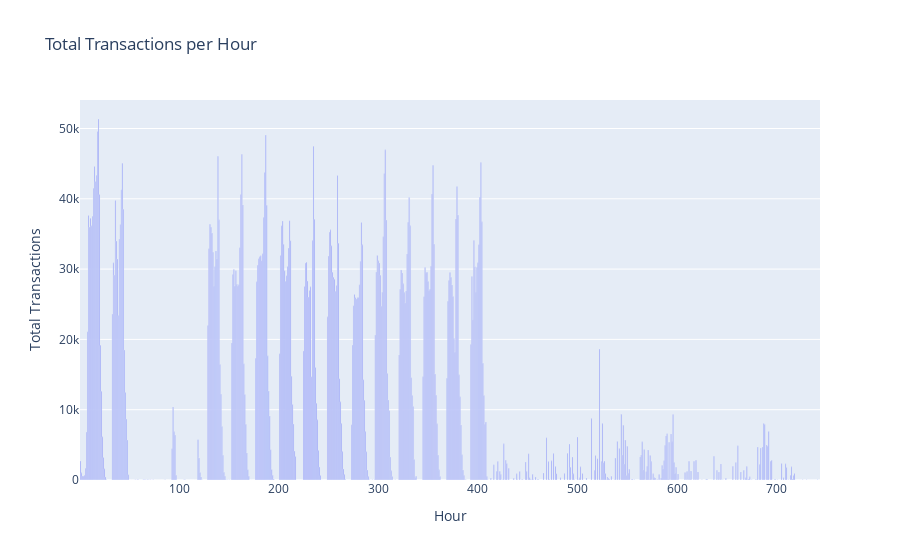
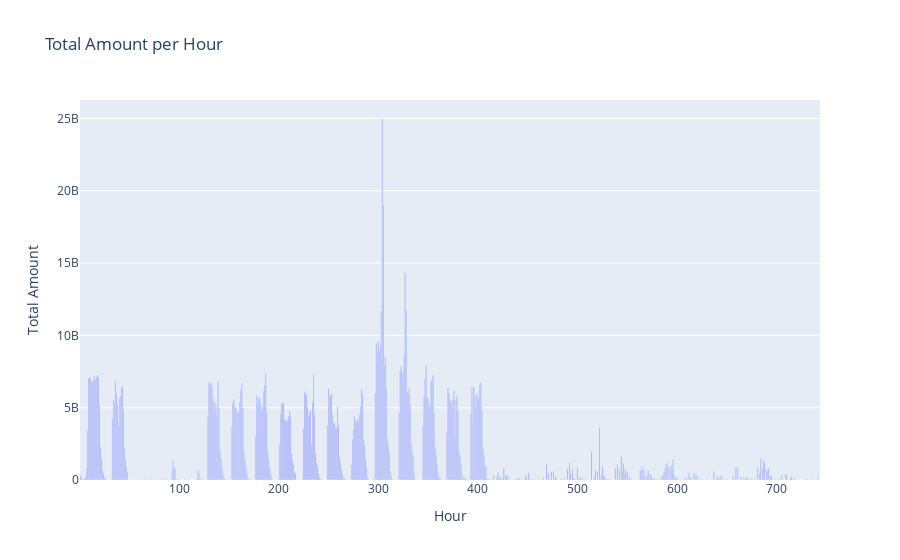

Here is the notebook cell these charts were saved with, in order:
### Code cell
# Convert to Pandas DataFrame for visualization
hourly_summary_pd = hourly_summary.toPandas()

# Create a bar chart for total transactions
fig_transactions = px.bar(hourly_summary_pd, x='step', y='total_transactions',
                          title='Total Transactions per Hour',
                          labels={'step': 'Hour', 'total_transactions': 'Total Transactions'})

# Create a bar chart for total amount
fig_amounts = px.bar(hourly_summary_pd, x='step', y='total_amount',
                     title='Total Amount per Hour',
                     labels={'step': 'Hour', 'total_amount': 'Total Amount'})

# Show the plots
fig_transactions.show()
fig_amounts.show()

### Figure 1 — Plotly figure (JSON) as saved in the notebook; plotly's stock layout.template omitted (floating-point values rounded to 4 significant figures; data arrays with more than 128 entries replaced by an {"elided": "..."} marker saying what was removed)
{"data": [{"alignmentgroup": "True", "hovertemplate": "Hour=%{x}<br>Total Transactions=%{y}<extra></extra>", "legendgroup": "", "marker": {"color": "#636efa", "pattern": {"shape": ""}}, "name": "", "offsetgroup": "", "orientation": "v", "showlegend": false, "textposition": "auto", "type": "bar", "x": {"elided": "743 int values"}, "xaxis": "x", "y": {"elided": "743 int values"}, "yaxis": "y"}], "layout": {"barmode": "relative", "legend": {"tracegroupgap": 0}, "title": {"text": "Total Transactions per Hour"}, "xaxis": {"anchor": "y", "domain": [0, 1], "title": {"text": "Hour"}}, "yaxis": {"anchor": "x", "domain": [0, 1], "title": {"text": "Total Transactions"}}}}

### Figure 2 — Plotly figure (JSON) as saved in the notebook; plotly's stock layout.template omitted (floating-point values rounded to 4 significant figures; data arrays with more than 128 entries replaced by an {"elided": "..."} marker saying what was removed)
{"data": [{"alignmentgroup": "True", "hovertemplate": "Hour=%{x}<br>Total Amount=%{y}<extra></extra>", "legendgroup": "", "marker": {"color": "#636efa", "pattern": {"shape": ""}}, "name": "", "offsetgroup": "", "orientation": "v", "showlegend": false, "textposition": "auto", "type": "bar", "x": {"elided": "743 int values"}, "xaxis": "x", "y": {"elided": "743 float values"}, "yaxis": "y"}], "layout": {"barmode": "relative", "legend": {"tracegroupgap": 0}, "title": {"text": "Total Amount per Hour"}, "xaxis": {"anchor": "y", "domain": [0, 1], "title": {"text": "Hour"}}, "yaxis": {"anchor": "x", "domain": [0, 1], "title": {"text": "Total Amount"}}}}
